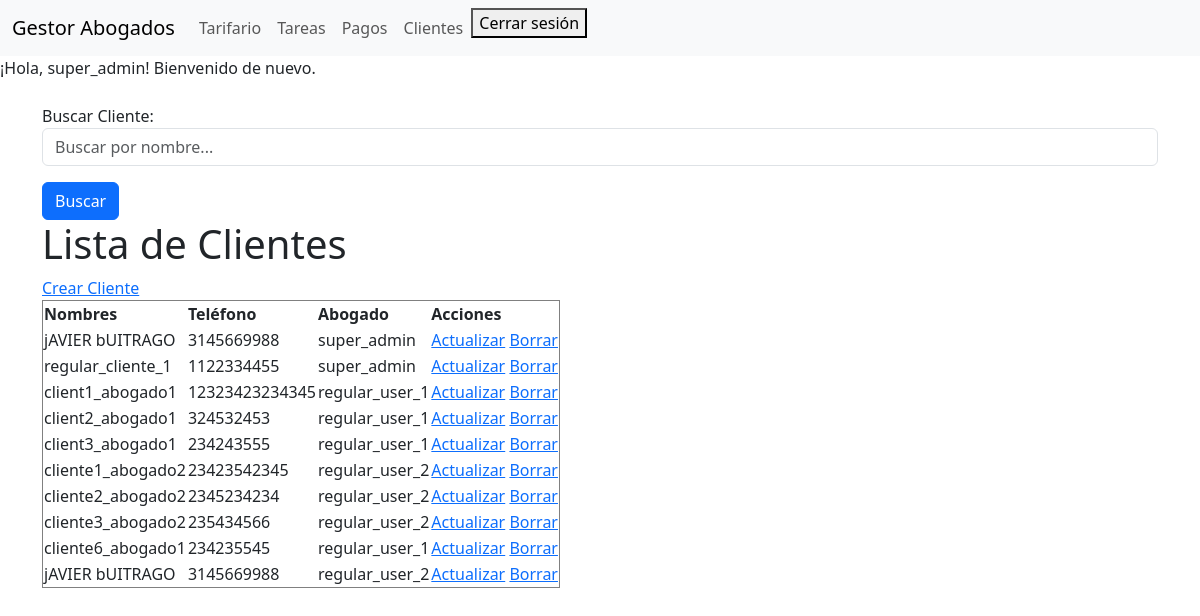
Screenshot of /clients/ (signed in) with the database file from the repository.
### clients/models.py (models this page shows, shortened)
class Cliente(models.Model):
    nombres = models.CharField(max_length=255)
    telefono = models.CharField(max_length=15)
    abogado = models.ForeignKey(User, related_name='clientes', on_delete=models.CASCADE)

### clients/views.py (the view)
# urls.py: path('', views.listar_clientes, name='list_clients'),
@login_required
def listar_clientes(request):
    if request.user.groups.filter(name='Moderador').exists():
        clientes = Cliente.objects.all()
    else:
        clientes = Cliente.objects.filter(abogado=request.user)
    form = ClienteSearchForm(request.GET)
    if form.is_valid():
        nombre = form.cleaned_data.get('nombre')
        if nombre:
            clientes = clientes.filter(nombres__icontains=nombre)
    return render(request, 'listar_clientes.html', {
        'clientes': clientes,
        'form': form
    })

### clients/forms.py
class ClienteSearchForm(forms.Form):
    nombre = forms.CharField(
        required=False,  # No es obligatorio que el campo esté lleno
        label='Buscar Cliente',
        widget=forms.TextInput(attrs={'placeholder': 'Buscar por nombre...', 'class': 'form-control'})
    )

### tariffing/context_processor.py (called while the page is built)
def is_moderator(request):
    if request.user.is_authenticated:
        return {'is_moderator': request.user.groups.filter(name='Moderador').exists()}
    return {'is_moderator': False}

### clients/templates/listar_clientes.html (shortened to what this page needs)
{% extends 'base.html' %}
{% block content %}
    <form method="GET">
    {{ form.as_p }}
    <button type="submit" class="btn btn-primary">Buscar</button>
    </form>
    <h1>Lista de Clientes</h1>
    <a href="{% url 'clients:create_client' %}">Crear Cliente</a>
    <table border="1">
        <thead>
            <tr>
                <th>Nombres</th>
                <th>Teléfono</th>
                <th>Abogado</th>
                <th>Acciones</th>
            </tr>
        </thead>
        <tbody>
            {% for cliente in clientes %}
            <tr>
                <td>{{ cliente.nombres }}</td>
                <td>{{ cliente.telefono }}</td>
                <td>{{ cliente.abogado.username }}</td>
                <td>
                    <a href="{% url 'clients:update_client' cliente.id %}">Actualizar</a>
                    <a href="{% url 'clients:erase_client' cliente.id %}">Borrar</a>
                </td>
            </tr>
            {% endfor %}
        </tbody>
    </table>
{% endblock %}

### templates/base.html (shortened to what this page needs)
<!DOCTYPE html>
<html lang="es">
<head>
    <link href="https://cdn.jsdelivr.net/npm/bootstrap@5.3.0-alpha1/dist/css/bootstrap.min.css" rel="stylesheet">
</head>
<body>
    {% include 'navbar.html' %}
    {% if user.is_authenticated %}
    <p>¡Hola, {{ user.username }}! Bienvenido de nuevo.</p>
    {% else %}
    <p>¡Hola! Por favor, inicia sesión.</p>
    {% endif %}
    <div class="container mt-4">
        {% block content %}
        {% endblock %}
    </div>
</body>
</html>

### rows the page displays
Cliente: nombres "jAVIER bUITRAGO", telefono "3145669988", abogado.username "super_admin"
Cliente: nombres "regular_cliente_1", telefono "1122334455", abogado.username "super_admin"
Cliente: nombres "client1_abogado1", telefono "12323423234345", abogado.username "regular_user_1"
Cliente: nombres "client2_abogado1", telefono "324532453", abogado.username "regular_user_1"
Cliente: nombres "client3_abogado1", telefono "234243555", abogado.username "regular_user_1"
Cliente: nombres "cliente1_abogado2", telefono "23423542345", abogado.username "regular_user_2"
Cliente: nombres "cliente2_abogado2", telefono "2345234234", abogado.username "regular_user_2"
Cliente: nombres "cliente3_abogado2", telefono "235434566", abogado.username "regular_user_2"
Cliente: nombres "cliente6_abogado1", telefono "234235545", abogado.username "regular_user_1"
Cliente: nombres "jAVIER bUITRAGO", telefono "3145669988", abogado.username "regular_user_2"

### other values shown
{{ user.username }} "super_admin"
